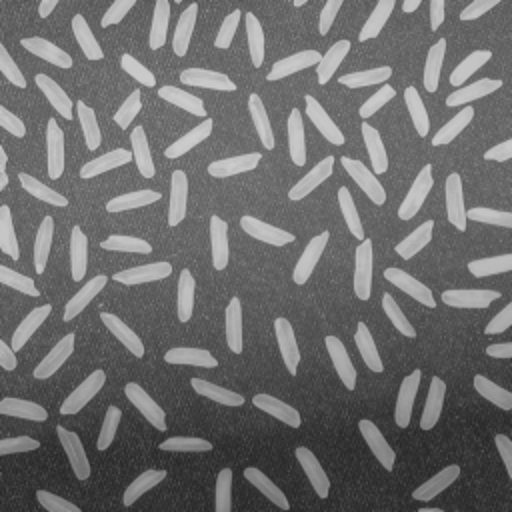
%> input picture clases/Cap01_Introduccion/images/rice.png, 512 x 512 px
$ octave IMG03_Borders.m   (GNU Octave 9; MATLAB toolbox functions it lacks are replaced by stand-ins)
%> lines starting %> are read from the running program, lines starting %| are printed output that depends on the picture
% Example:
%
% Simple border detection
%
% Computer Vision Course
% (c) Domingo Mery (2015) - http://dmery.ing.puc.cl

close all
I = double(imread('rice.png'));
%> I: size 512x512 double; min 38, max 207, mean 111.3; mean of the top-left, top-right, bottom-left and bottom-right quarters 131.4, 129.8, 94.9, 88.9
figure(1); imshow(I,[]); title('Original');
enterpause
%> (this line was passed over: enterpause is not available in this run)

Mx = [-1 0 1];
Ix = conv2(I,Mx,'same');
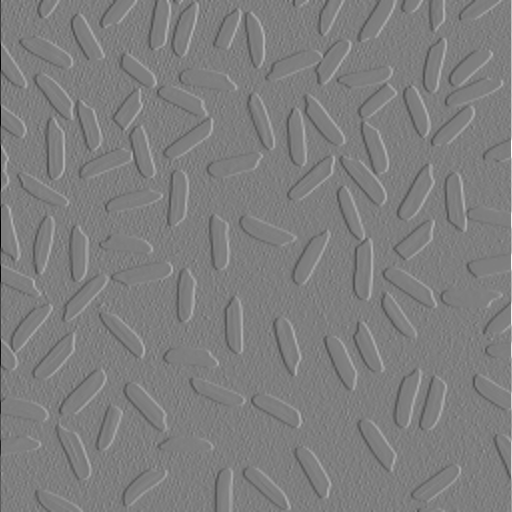
%> Ix: size 512x512 double; min -198, max 200, mean 0; drawn with min black and max white
figure(2); imshow(Ix,[]); title('Ix = conv2(I,Mx)');
figure(3); imshow(abs(Ix),[]); title('abs(Ix)');
%> after `imshow(abs(Ix),[])`:
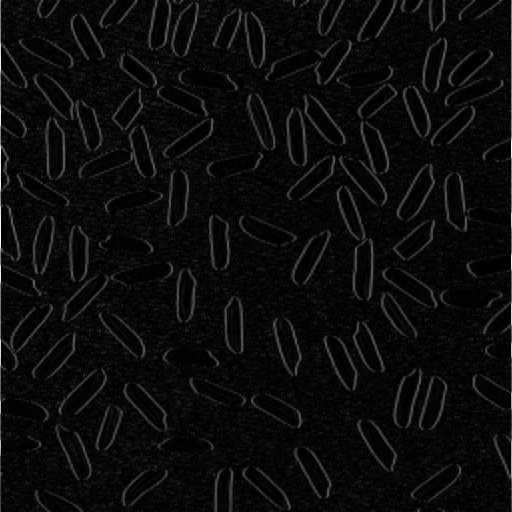
%> displayed picture: size 512x512, on the screen's scale of 0 to 255; min 0, max 255, mean 11.8
enterpause
%> (this line was passed over: enterpause is not available in this run)

My = [-1 0 1]';
Iy = conv2(I,My,'same');
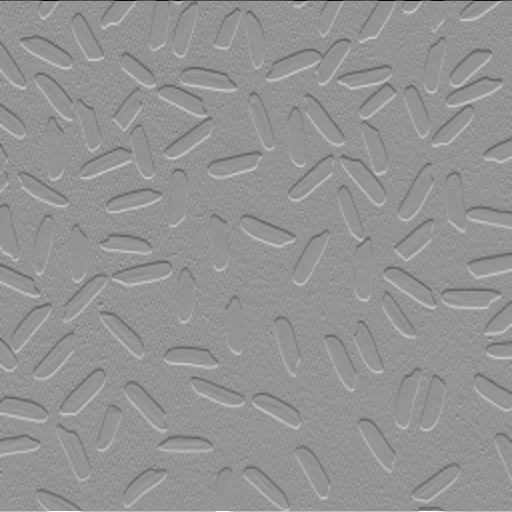
%> Iy: size 512x512 double; min -197, max 143, mean 0.1; drawn with min black and max white
figure(4); imshow(Iy,[]); title('Iy = conv2(I,My)');
figure(5); imshow(abs(Iy),[]); title('abs(Iy)');
%> after `imshow(abs(Iy),[])`:
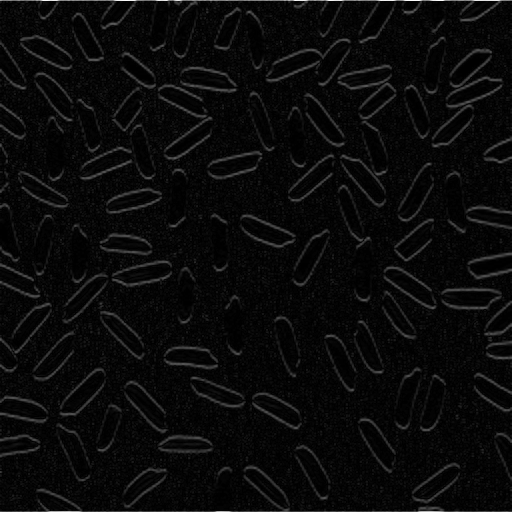
%> displayed picture: size 512x512, on the screen's scale of 0 to 255; min 0, max 255, mean 10.2
enterpause
%> (this line was passed over: enterpause is not available in this run)

J = sqrt(Ix.*Ix + Iy.*Iy);
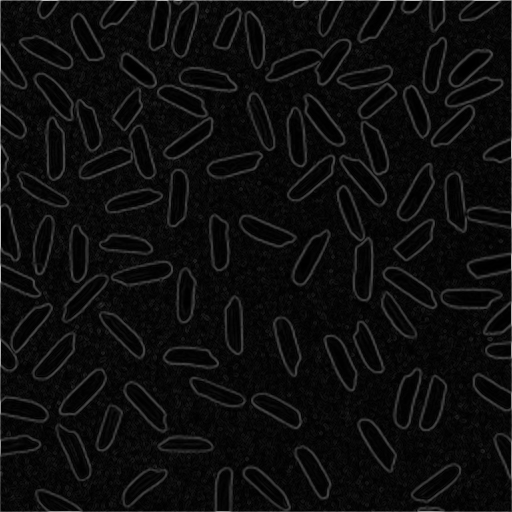
%> J: size 512x512 double; min 0, max 200, mean 13.6
figure(6); imshow(J,[]); title('J = sqrt(Ix.*Ix + Iy.*Yy)');
enterpause
%> (this line was passed over: enterpause is not available in this run)

K = J>60;
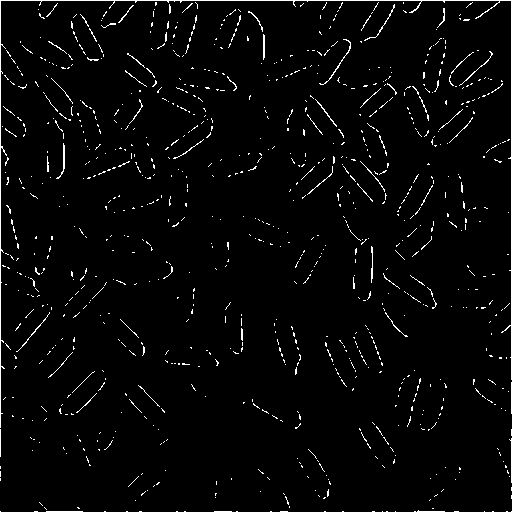
%> K: size 512x512 logical; 2.8% white in thin lines or dots
figure(7); imshow(K,[]); title('K = J>60');
enterpause
%> (this line was passed over: enterpause is not available in this run)

figure(8)
Bio_edgeview(I,K)
%> (this line was passed over: Bio_edgeview is not available in this run)

$ run again, with clases/Cap01_Introduccion/images/mandril.png copied over clases/Cap01_Introduccion/images/rice.png
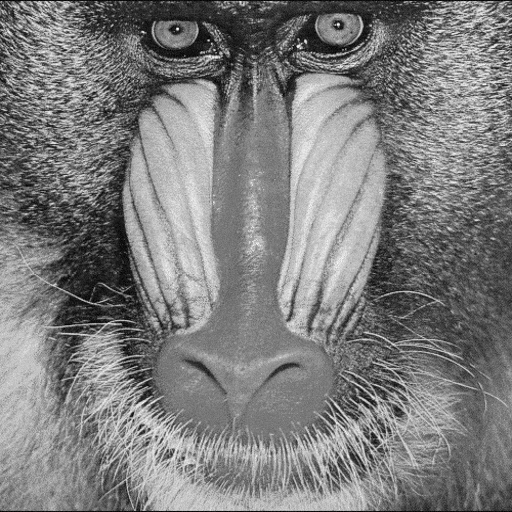
%> input picture clases/Cap01_Introduccion/images/mandril.png, 512 x 512 px
%> `J = sqrt(Ix.*Ix + Iy.*Iy);`:
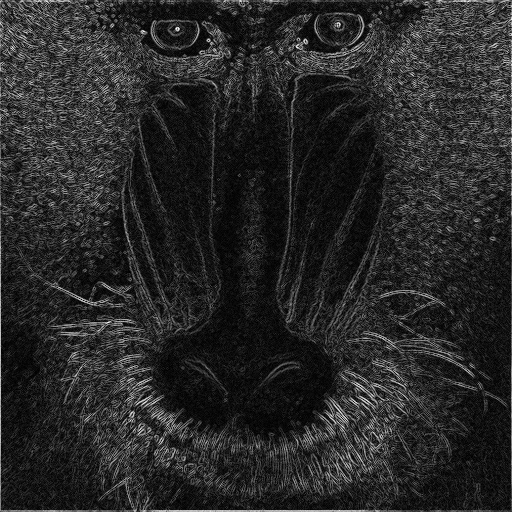
%> J: size 512x512 double; min 0, max 255.2, mean 40.4; drawn with min black and max white
%> `K = J>60;`:
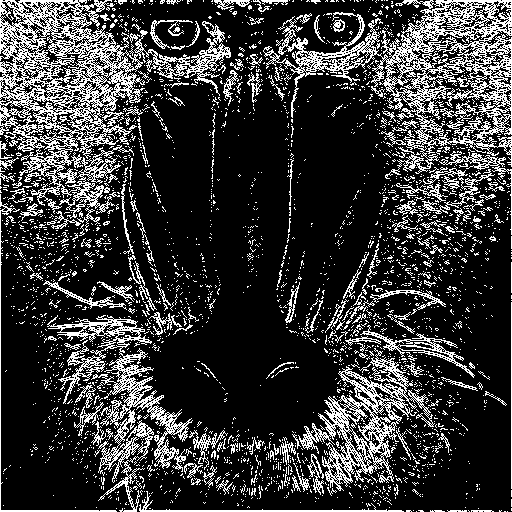
%> K: size 512x512 logical; 21.9% white in thin lines or dots
